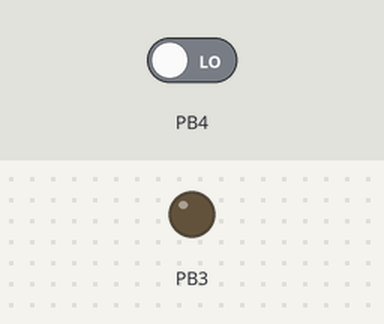
The sketch below on a simulated ATtiny85, built with avr-gcc and run on an emulated ATtiny85. Shown: output pins drawn as LEDs (lit = HIGH). Inputs (shaded band) come from the test bench; at power-on: PB4 LOW.

Above: at 1.2 s.
1.3 s: PB4 driven HIGH
At 2.2 s:
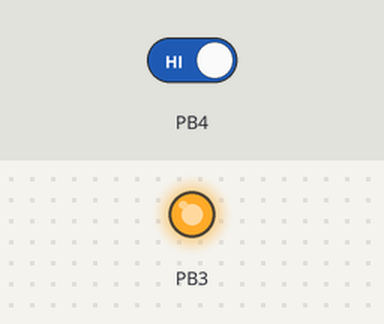
2.8 s: PB4 driven LOW
At 3.4 s:
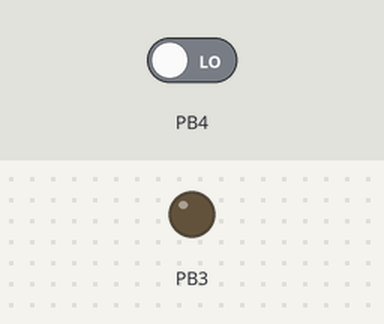
Timing chart, 0 to 5.8 s (numbered marks = the images above; inputs shaded):
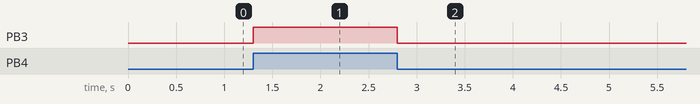

Measured:
- after the input at 1.3 s, PB3: LOW → HIGH at once
- after the input at 2.8 s, PB3: HIGH → LOW at once

The sketch:

AttinyDigitalInput.ino
```cpp
void setup()
{
  pinMode(3, OUTPUT);
  pinMode(4, INPUT);
}

void loop()
{
  digitalWrite(3, digitalRead(4));
}
```
